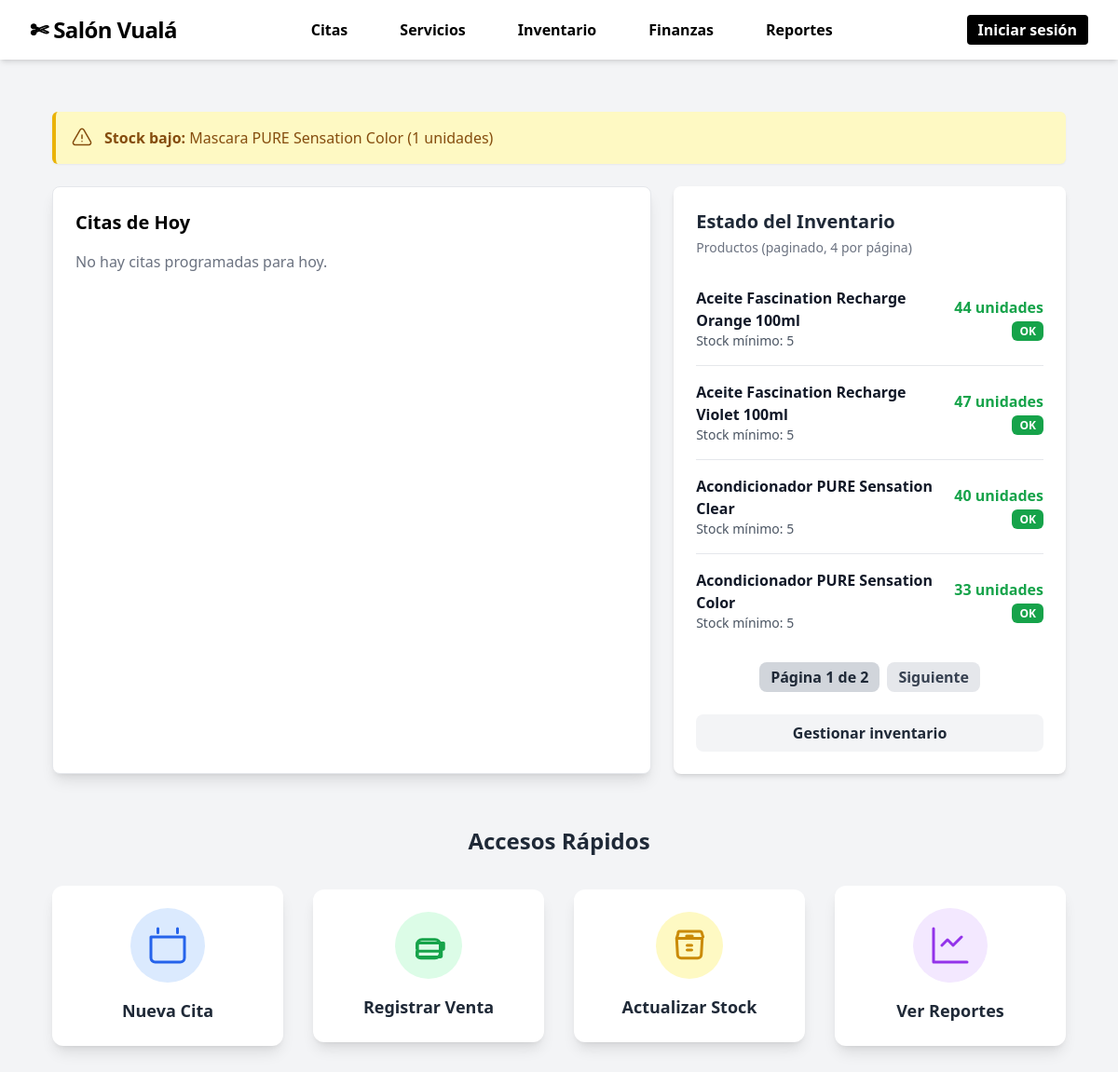
The app's page /inicio/dashboard/ with its own data.
### inventario/models.py (models this page shows, shortened)
class Producto(models.Model):
    TIPO_CHOICES = [
        ("venta", "Venta al Cliente"),
        ("insumo", "Consumo Interno"),
    ]
    CATEGORIA_CHOICES = [
        ("shampoo", "Shampoo"),
        ("acondicionador", "Acondicionador"),
        ("mascarilla", "Mascarilla / Máscara"),
        ("aceite", "Aceite / Aceite"),
        ("otros", "Otros"),
    ]
    nombre = models.CharField(max_length=100)
    descripcion = models.TextField(blank=True)
    tipo = models.CharField(max_length=10, choices=TIPO_CHOICES, default="venta")
    categoria = models.CharField(
        max_length=20,
        choices=CATEGORIA_CHOICES,
        default="otros"
    )
    precio = models.PositiveIntegerField(default=0)
    stock = models.PositiveIntegerField(default=0)
    stock_minimo = models.PositiveIntegerField(default=5)
    codigo_barra = models.CharField(max_length=50, unique=True)
    unidad = models.CharField(max_length=20, default="und")
    imagen = models.ImageField(upload_to="productos/", blank=True, null=True)

### inicio/views.py (the view)
# urls.py: path('dashboard/', dashboard, name='dashboard'),
def dashboard(request):
    hoy = date.today()
    citas_hoy = Cita.objects.filter(fecha=hoy).order_by("hora")
    total_citas_hoy = citas_hoy.count()
    atendidas_hoy = citas_hoy.filter(estado="atendida").count()
    ingresos_hoy = Venta.objects.filter(fecha=hoy).aggregate(total=models.Sum("total"))["total"] or 0
    productos_bajos = Producto.objects.filter(stock__lte=models.F("stock_minimo")).order_by("stock")
    productos = Producto.objects.all().order_by("nombre")
    paginator = Paginator(productos, 4)
    page_number = request.GET.get("page")
    productos_page = paginator.get_page(page_number)
    context = {
        "citas_hoy": citas_hoy,
        "total_citas_hoy": total_citas_hoy,
        "atendidas_hoy": atendidas_hoy,
        "ingresos_hoy": ingresos_hoy,
        "productos_bajos": productos_bajos,  # ← IMPORTANTE
        "productos_page": productos_page,    # ← PARA MOSTRAR 4 Y PAGINAR
    }
    return render(request, "inicio/dashboard.html", context)

### inicio/templates/inicio/dashboard.html (shortened to what this page needs)
{% extends "inicio/base_dashboard.html" %}
{% load static %}
{% block content %}
<div class="bg-gray-100 p-4 md:p-8 min-h-screen">
    <div class="max-w-7xl mx-auto">
        <div class="space-y-4 mb-6">
            {% for p in productos_bajos %}
            <div class="bg-yellow-100 border-l-4 border-yellow-500 text-yellow-800 p-4 rounded-md shadow-sm flex items-center"
                role="alert">
                <p>
                    <span class="font-bold">Stock bajo:</span>
                    {{ p.nombre }} ({{ p.stock }} unidades)
                </p>
            </div>
            {% empty %}
            <div class="bg-green-100 border-l-4 border-green-500 text-green-800 p-4 rounded-md shadow-sm" role="alert">
                No hay productos con stock bajo.
            </div>
            {% endfor %}
        </div>
        <div class="grid grid-cols-1 lg:grid-cols-5 gap-6">
            <div class="lg:col-span-3 bg-white p-6 rounded-lg shadow-lg border">
                <h2 class="text-xl font-semibold mb-4">Citas de Hoy</h2>
                {% if citas_hoy %}
                <div class="overflow-x-auto">
                    <table class="w-full text-left text-sm">
                        <thead>
                            <tr class="text-gray-600 border-b">
                                <th class="py-2">Cliente</th>
                                <th class="py-2">Hora</th>
                                <th class="py-2">Servicio</th>
                                <th class="py-2">Estado</th>
                            </tr>
                        </thead>
                        <tbody>
                            {% for c in citas_hoy %}
                            <tr class="border-b hover:bg-gray-50">
                                <td class="py-2">{{ c.cliente.username }}</td>
                                <td class="py-2">{{ c.hora|time:"H:i" }}</td>
                                <td class="py-2">{{ c.servicio.nombre }}</td>
                                <td class="py-2">
                                    <span class="px-3 py-1 rounded text-xs
                                {% if c.estado == 'atendida' %}
                                    bg-green-100 text-green-700
                                {% elif c.estado == 'pendiente' %}
                                    bg-yellow-100 text-yellow-700
                                {% else %}
                                    bg-red-100 text-red-700
                                {% endif %}
                            ">
                                        {{ c.estado|title }}
                                    </span>
                                </td>
                            </tr>
                            {% endfor %}
                        </tbody>
                    </table>
                </div>
                {% else %}
                <p class="text-gray-500">No hay citas programadas para hoy.</p>
                {% endif %}
            </div>
            <div class="lg:col-span-2 bg-white p-6 rounded-lg shadow-md">
                <h2 class="text-xl font-semibold text-gray-800 mb-1">Estado del Inventario</h2>
                <p class="text-sm text-gray-500 mb-4">Productos (paginado, 4 por página)</p>
                <div class="divide-y divide-gray-200">
                    {% for p in productos_page %}
                    <div class="flex justify-between items-center py-4">
                        <div>
                            <p class="font-semibold text-gray-900">{{ p.nombre }}</p>
                            <p class="text-sm text-gray-600">Stock mínimo: {{ p.stock_minimo }}</p>
                        </div>
                        <div class="text-right flex-shrink-0 ml-4">
                            <p class="font-bold
                    {% if p.stock == 0 %}
                        text-red-700
                    {% elif p.stock <= p.stock_minimo %}
                        text-red-600
                    {% else %}
                        text-green-600
                    {% endif %}
                ">
                                {{ p.stock }} unidades
                            </p>
                            {% if p.stock == 0 %}
                            <span class="text-xs bg-red-700 text-white px-2 py-0.5 rounded-md font-bold uppercase">
                                Sin stock
                            </span>
                            {% elif p.stock <= p.stock_minimo %} <span
                                class="text-xs bg-yellow-500 text-white px-2 py-0.5 rounded-md font-bold uppercase">
                                Bajo
                                </span>
                                {% else %}
                                <span
                                    class="text-xs bg-green-600 text-white px-2 py-0.5 rounded-md font-bold uppercase">
                                    OK
                                </span>
                                {% endif %}
                        </div>
                    </div>
                    {% empty %}
                    <p class="text-gray-500 py-4">No hay productos disponibles.</p>
                    {% endfor %}
                </div>
                {% if productos_page.paginator.num_pages > 1 %}
                <div class="flex justify-center items-center mt-4 space-x-2">
                    <span class="px-3 py-1 bg-gray-300 rounded-lg text-gray-800 font-semibold">
                        Página {{ productos_page.number }} de {{ productos_page.paginator.num_pages }}
                    </span>
                    {% if productos_page.has_next %}
                    <a href="?page={{ productos_page.next_page_number }}"
                        class="px-3 py-1 bg-gray-200 hover:bg-gray-300 rounded-lg text-gray-700 font-semibold">
                        Siguiente
                    </a>
                    {% endif %}
                </div>
                {% endif %}
                <a href=" ">
                    <button
                        class="w-full mt-6 bg-gray-100 hover:bg-gray-200 text-gray-800 font-semibold py-2 px-4 rounded-lg transition-colors">
                        Gestionar inventario
                    </button>
                </a>
            </div>
        </div>
    </div>
    <div class="max-w-7xl mx-auto mt-14 mb-20">
        <h2 class="text-2xl font-semibold mb-8 text-gray-800 text-center">Accesos Rápidos</h2>
        <div class="grid grid-cols-1 sm:grid-cols-2 lg:grid-cols-4 gap-8 place-items-center">
            <a href="#"
                class="bg-white w-full p-6 rounded-xl shadow-lg hover:shadow-xl transition-all flex flex-col items-center justify-center text-center">
                <div class="bg-blue-100 text-blue-600 p-4 rounded-full mb-4 flex items-center justify-center">
                    <svg class="h-12 w-12" xmlns="http://www.w3.org/2000/svg" fill="none" viewBox="0 0 24 24"
                        stroke-width="1.5" stroke="currentColor">
                        <path stroke-linecap="round" stroke-linejoin="round"
                            d="M6.75 3v2.25M17.25 3v2.25M3 7.5h18v11.25A2.25 2.25 0 0 1 18.75 21H5.25A2.25 2.25 0 0 1 3 18.75V7.5Z" />
                    </svg>
                </div>
                <p class="font-semibold text-lg text-gray-800">Nueva Cita</p>
            </a>
            <a href="#"
                class="bg-white w-full p-6 rounded-xl shadow-lg hover:shadow-xl transition-all flex flex-col items-center justify-center text-center">
                <div class="bg-green-100 text-green-600 p-4 rounded-full mb-4 flex items-center justify-center">
                </div>
                <p class="font-semibold text-lg text-gray-800">Registrar Venta</p>
            </a>
            <a href="#"
                class="bg-white w-full p-6 rounded-xl shadow-lg hover:shadow-xl transition-all flex flex-col items-center justify-center text-center">
                <div class="bg-yellow-100 text-yellow-600 p-4 rounded-full mb-4 flex items-center justify-center">
                </div>
                <p class="font-semibold text-lg text-gray-800">Actualizar Stock</p>
            </a>
            <a href="#"
                class="bg-white w-full p-6 rounded-xl shadow-lg hover:shadow-xl transition-all flex flex-col items-center justify-center text-center">
                <div class="bg-purple-100 text-purple-600 p-4 rounded-full mb-4 flex items-center justify-center">
                    <svg class="h-12 w-12" xmlns="http://www.w3.org/2000/svg" fill="none" viewBox="0 0 24 24"
                        stroke-width="1.5" stroke="currentColor">
                        <path stroke-linecap="round" stroke-linejoin="round" d="M3 3v18h18M7.5 12l3-3 3 3 4.5-4.5" />
                    </svg>
                </div>
                <p class="font-semibold text-lg text-gray-800">Ver Reportes</p>
            </a>
        </div>
    </div>
    {% endblock %}

### records on screen
Producto: nombre "Mascara PURE Sensation Color", stock "1"
Producto: nombre "Aceite Fascination Recharge Orange 100ml", stock_minimo "5", stock "44", shows "OK"
Producto: nombre "Aceite Fascination Recharge Violet 100ml", stock_minimo "5", stock "47", shows "OK"
Producto: nombre "Acondicionador PURE Sensation Clear", stock_minimo "5", stock "40", shows "OK"
Producto: nombre "Acondicionador PURE Sensation Color", stock_minimo "5", stock "33", shows "OK"

### other values on screen
{{ productos_page.number }} "1"
{{ productos_page.paginator.num_pages }} "2"
